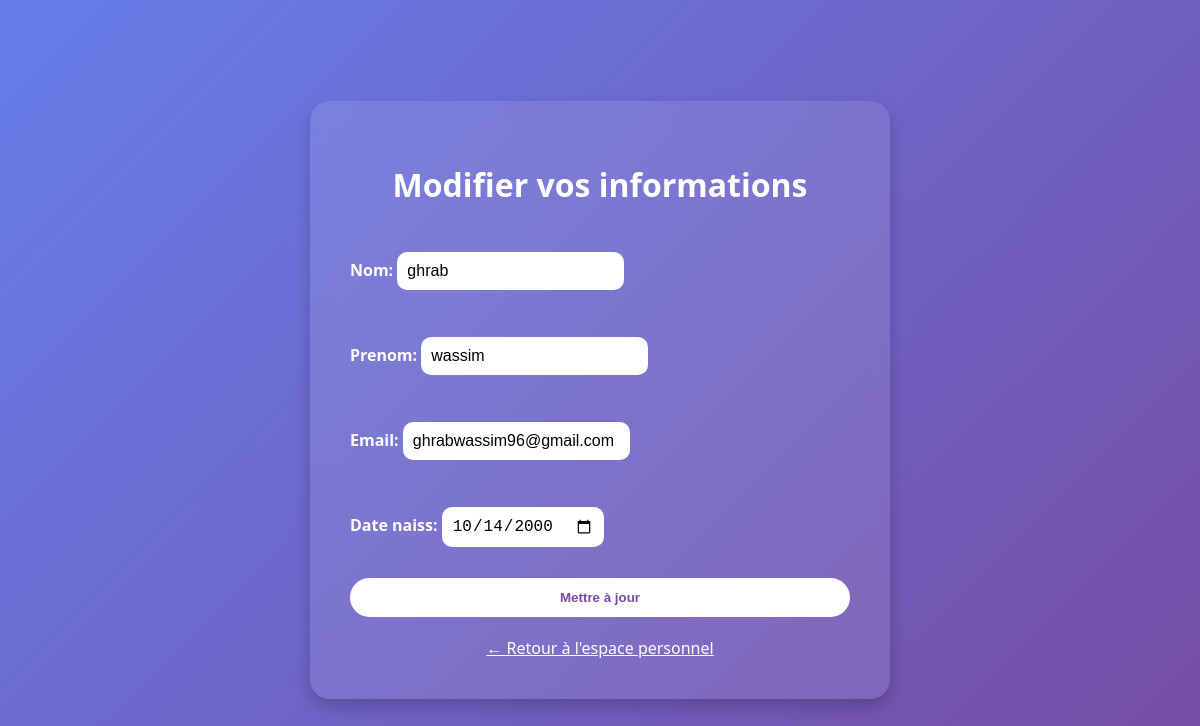
The page /benvoplanify/modifier-benevole/ (signed in) on the database as committed earlier.
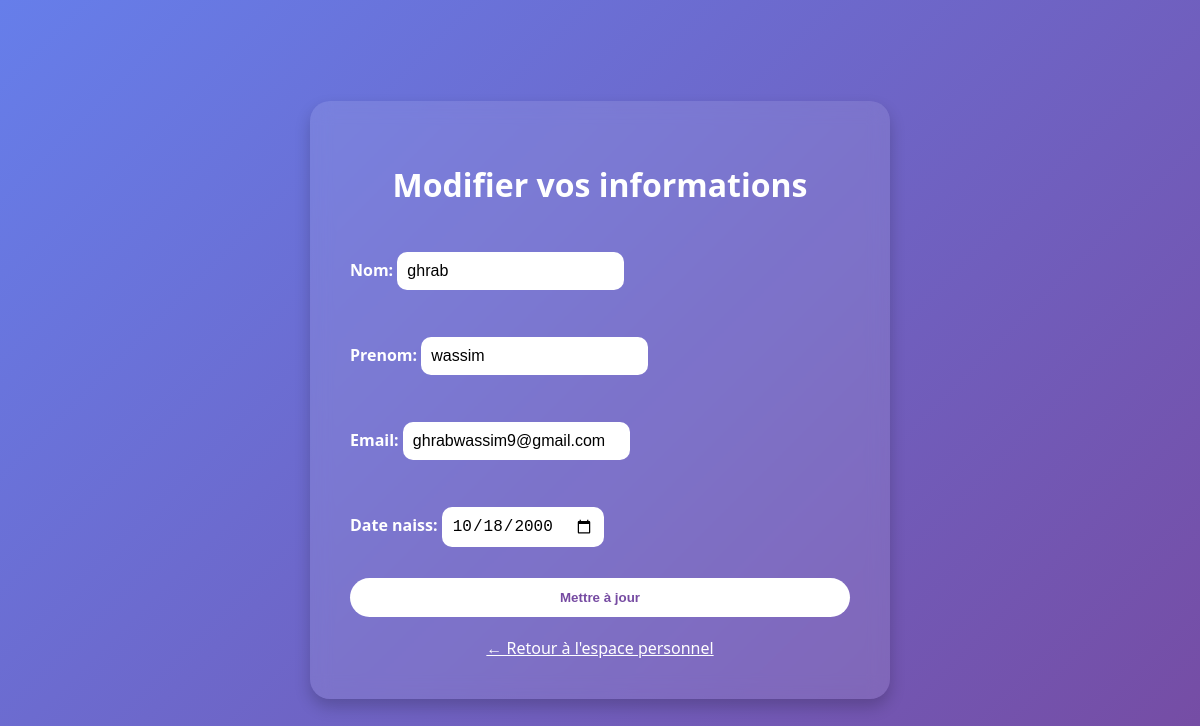
The same page on the database as committed later.
### benvoplanify/models.py (models this page shows, shortened)
class Benevole(models.Model):
    user = models.OneToOneField(settings.AUTH_USER_MODEL, on_delete=models.CASCADE)
    nom = models.CharField(max_length=50)
    prenom = models.CharField(max_length=50)
    email = models.EmailField(unique=True)
    date_naiss = models.DateField()

### benvoplanify/views.py (the view)
# urls.py: path('modifier-benevole/',views.modif_benev, name='modif_benev'),
@login_required
def modif_benev(request):
    user = request.user
    benevole = get_object_or_404(Benevole, user=user)
    if request.method == 'POST':
        form = BenevoleForm(request.POST, instance=benevole)
        if form.is_valid():
            form.save()
            return redirect('espace_perso')
    else:
        form = BenevoleForm(instance=benevole)
    return render(request, 'benvoplanify/modif_benev.html', {'form': form})

### benvoplanify/forms.py
class BenevoleForm(forms.ModelForm):
    class Meta:
        model = Benevole
        fields = ['nom', 'prenom', 'email', 'date_naiss']
        widgets = {
            'date_naiss': forms.DateInput(attrs={'type': 'date'}),
        }

### benvoplanify/templates/benvoplanify/modif_benev.html (shortened to what this page needs)
<!DOCTYPE html>
<html lang="fr">
<head>
</head>
<body>
    <div class="container">
        <h1>Modifier vos informations</h1>
        <form method="post">
            {{ form.as_p }}
            <button type="submit">Mettre à jour</button>
        </form>
        <a href="{% url 'espace_perso' %}" class="back-link">← Retour à l'espace personnel</a>
    </div>
</body>
</html>

### benvoplanify/templates/benvoplanify/modif_benev.html (style rules this page uses)
body { margin: 0; padding: 0; font-family: 'Segoe UI', Tahoma, Geneva, Verdana, sans-serif; background: linear-gradient(135deg, #667eea, #764ba2); color: #fff; display: flex; justify-content: center; align-items: center; height: 100vh; }
.container { background-color: rgba(255, 255, 255, 0.1); padding: 40px; border-radius: 20px; box-shadow: 0 8px 16px rgba(0, 0, 0, 0.2); backdrop-filter: blur(10px); width: 100%; max-width: 500px; }
h1 { text-align: center; margin-bottom: 30px; }
form { display: flex; flex-direction: column; }
label { margin-bottom: 5px; font-weight: bold; }
input, select, textarea { padding: 10px; border: none; border-radius: 10px; margin-bottom: 15px; font-size: 1rem; }
button { padding: 12px; border: none; border-radius: 30px; background-color: #fff; color: #764ba2; font-weight: bold; cursor: pointer; transition: 0.3s ease; }
.back-link { display: block; text-align: center; margin-top: 20px; color: #ffffff; text-decoration: underline; }

Rows that differ between the two databases and show on the page:
changed Benevole "ghrab": email "ghrabwassim96@gmail.com" → "ghrabwassim9@gmail.com"; date_naiss "10/14/2000" → "10/18/2000"
